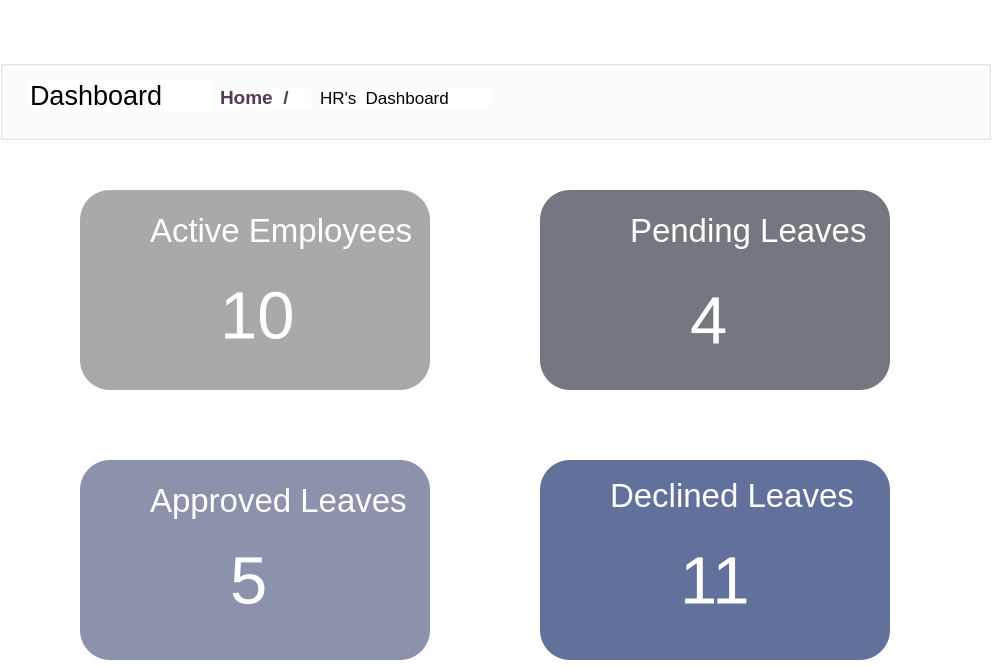
    <widget class="QWidget" name="dashboard_page">
     <property name="styleSheet">
      <string notr="true">background-color: rgb(255, 255, 255);</string>
     </property>
     <widget class="QGroupBox" name="title_bar">
      <property name="geometry">
       <rect>
        <x>0</x>
        <y>60</y>
        <width>991</width>
        <height>80</height>
       </rect>
      </property>
      <property name="title">
       <string/>
      </property>
      <widget class="QLabel" name="Dashboard_text">
       <property name="geometry">
        <rect>
         <x>30</x>
         <y>20</y>
         <width>181</width>
         <height>31</height>
        </rect>
       </property>
       <property name="font">
        <font>
         <pointsize>20</pointsize>
        </font>
       </property>
       <property name="text">
        <string>Dashboard</string>
       </property>
      </widget>
      <widget class="QLabel" name="home_text">
       <property name="geometry">
        <rect>
         <x>220</x>
         <y>27</y>
         <width>91</width>
         <height>21</height>
        </rect>
       </property>
       <property name="font">
        <font>
         <pointsize>14</pointsize>
         <weight>75</weight>
         <bold>true</bold>
        </font>
       </property>
       <property name="styleSheet">
        <string notr="true">color: rgb(88, 55, 89);</string>
       </property>
       <property name="text">
        <string>Home  /</string>
       </property>
      </widget>
      <widget class="QLabel" name="HR_dashboard_text">
       <property name="geometry">
        <rect>
         <x>320</x>
         <y>27</y>
         <width>171</width>
         <height>21</height>
        </rect>
       </property>
       <property name="font">
        <font>
         <pointsize>13</pointsize>
        </font>
       </property>
       <property name="text">
        <string>HR's  Dashboard</string>
       </property>
      </widget>
     </widget>
     <widget class="QGroupBox" name="active_employee">
      <property name="geometry">
       <rect>
        <x>80</x>
        <y>190</y>
        <width>350</width>
        <height>200</height>
       </rect>
      </property>
      <property name="styleSheet">
       <string notr="true">background-color:rgb(169,169,169);

border-radius:30px;
</string>
      </property>
      <property name="title">
       <string/>
      </property>
      <widget class="QLabel" name="active_employee_text">
       <property name="geometry">
        <rect>
         <x>70</x>
         <y>20</y>
         <width>271</width>
         <height>41</height>
        </rect>
       </property>
       <property name="font">
        <font>
         <pointsize>25</pointsize>
         <weight>50</weight>
         <bold>false</bold>
        </font>
       </property>
       <property name="styleSheet">
        <string notr="true">
color: rgb(255, 255, 255);</string>
       </property>
       <property name="text">
        <string>Active Employees</string>
       </property>
      </widget>
      <widget class="QLabel" name="active_employee_count">
       <property name="geometry">
        <rect>
         <x>140</x>
         <y>80</y>
         <width>81</width>
         <height>91</height>
        </rect>
       </property>
       <property name="font">
        <font>
         <pointsize>50</pointsize>
        </font>
       </property>
       <property name="styleSheet">
        <string notr="true">
color: rgb(255, 255, 255);</string>
       </property>
       <property name="text">
        <string>10</string>
       </property>
      </widget>
      <widget class="QLabel" name="active_employee_logo">
       <property name="geometry">
        <rect>
         <x>10</x>
         <y>20</y>
         <width>51</width>
         <height>41</height>
        </rect>
       </property>
       <property name="text">
        <string/>
       </property>
       <property name="pixmap">
        <pixmap>Images/toppng.com-free-twitter-white-icon-employee-icon-white-537x501.png</pixmap>
       </property>
       <property name="scaledContents">
        <bool>true</bool>
       </property>
      </widget>
     </widget>
     <widget class="QGroupBox" name="pending_leaves">
      <property name="geometry">
       <rect>
        <x>540</x>
        <y>190</y>
        <width>350</width>
        <height>200</height>
       </rect>
      </property>
      <property name="styleSheet">
       <string notr="true">
background-color: rgb(116, 118, 128);
border-radius:30px;</string>
      </property>
      <property name="title">
       <string/>
      </property>
      <widget class="QLabel" name="pending_leaves_text">
       <property name="geometry">
        <rect>
         <x>90</x>
         <y>20</y>
         <width>241</width>
         <height>41</height>
        </rect>
       </property>
       <property name="font">
        <font>
         <pointsize>25</pointsize>
        </font>
       </property>
       <property name="styleSheet">
        <string notr="true">color: rgb(255, 255, 255);</string>
       </property>
       <property name="text">
        <string>Pending Leaves</string>
       </property>
      </widget>
      <widget class="QLabel" name="pending_leaves_logo">
       <property name="geometry">
        <rect>
         <x>20</x>
         <y>20</y>
         <width>47</width>
         <height>41</height>
        </rect>
       </property>
       <property name="text">
        <string/>
       </property>
       <property name="pixmap">
        <pixmap>Images/pending_logo.png</pixmap>
       </property>
       <property name="scaledContents">
        <bool>true</bool>
       </property>
      </widget>
      <widget class="QLabel" name="pending_leaves_count">
       <property name="geometry">
        <rect>
         <x>150</x>
         <y>100</y>
         <width>101</width>
         <height>61</height>
        </rect>
       </property>
       <property name="font">
        <font>
         <pointsize>50</pointsize>
        </font>
       </property>
       <property name="styleSheet">
        <string notr="true">color: rgb(255, 255, 255);</string>
       </property>
       <property name="text">
        <string>4</string>
       </property>
      </widget>
     </widget>
     <widget class="QGroupBox" name="approved_leaves">
      <property name="geometry">
       <rect>
        <x>80</x>
        <y>460</y>
        <width>350</width>
        <height>200</height>
       </rect>
      </property>
      <property name="styleSheet">
       <string notr="true">background-color: rgb(140, 146, 172);
border-radius:30px;</string>
      </property>
      <property name="title">
       <string/>
      </property>
      <widget class="QLabel" name="approved_leaves_logo">
       <property name="geometry">
        <rect>
         <x>10</x>
         <y>20</y>
         <width>47</width>
         <height>41</height>
        </rect>
       </property>
       <property name="text">
        <string/>
       </property>
       <property name="pixmap">
        <pixmap>Images/approve_logo.png</pixmap>
       </property>
       <property name="scaledContents">
        <bool>true</bool>
       </property>
      </widget>
      <widget class="QLabel" name="approved_leaves_text">
       <property name="geometry">
        <rect>
         <x>70</x>
         <y>20</y>
         <width>261</width>
         <height>41</height>
        </rect>
       </property>
       <property name="font">
        <font>
         <pointsize>25</pointsize>
        </font>
       </property>
       <property name="styleSheet">
        <string notr="true">color: rgb(255, 255, 255);</string>
       </property>
       <property name="text">
        <string>Approved Leaves</string>
       </property>
      </widget>
      <widget class="QLabel" name="approved_leaves_count">
       <property name="geometry">
        <rect>
         <x>150</x>
         <y>80</y>
         <width>61</width>
         <height>81</height>
        </rect>
       </property>
       <property name="font">
        <font>
         <pointsize>50</pointsize>
        </font>
       </property>
       <property name="styleSheet">
        <string notr="true">color: rgb(255, 255, 255);</string>
       </property>
       <property name="text">
        <string>5</string>
       </property>
      </widget>
     </widget>
     <widget class="QGroupBox" name="declined_leaves">
      <property name="geometry">
       <rect>
        <x>540</x>
        <y>460</y>
        <width>350</width>
        <height>200</height>
       </rect>
      </property>
      <property name="styleSheet">
       <string notr="true">background-color: rgb(98, 112, 156);
border-radius:30px;</string>
      </property>
      <property name="title">
       <string/>
      </property>
      <widget class="QLabel" name="declined_leaves_logo">
       <property name="geometry">
        <rect>
         <x>10</x>
         <y>10</y>
         <width>61</width>
         <height>51</height>
        </rect>
       </property>
       <property name="text">
        <string/>
       </property>
       <property name="pixmap">
        <pixmap>Images/Decline_logo.png</pixmap>
       </property>
       <property name="scaledContents">
        <bool>true</bool>
       </property>
      </widget>
      <widget class="QLabel" name="declined_leaves_text">
       <property name="geometry">
        <rect>
         <x>70</x>
         <y>10</y>
         <width>251</width>
         <height>51</height>
        </rect>
       </property>
       <property name="font">
        <font>
         <pointsize>25</pointsize>
        </font>
       </property>
       <property name="styleSheet">
        <string notr="true">color: rgb(255, 255, 255);</string>
       </property>
       <property name="text">
        <string>Declined Leaves</string>
       </property>
      </widget>
      <widget class="QLabel" name="declined_leaves_count">
       <property name="geometry">
        <rect>
         <x>140</x>
         <y>90</y>
         <width>91</width>
         <height>61</height>
        </rect>
       </property>
       <property name="font">
        <font>
         <pointsize>50</pointsize>
        </font>
       </property>
       <property name="styleSheet">
        <string notr="true">color: rgb(255, 255, 255);</string>
       </property>
       <property name="text">
        <string>11</string>
       </property>
      </widget>
     </widget>
    </widget>
